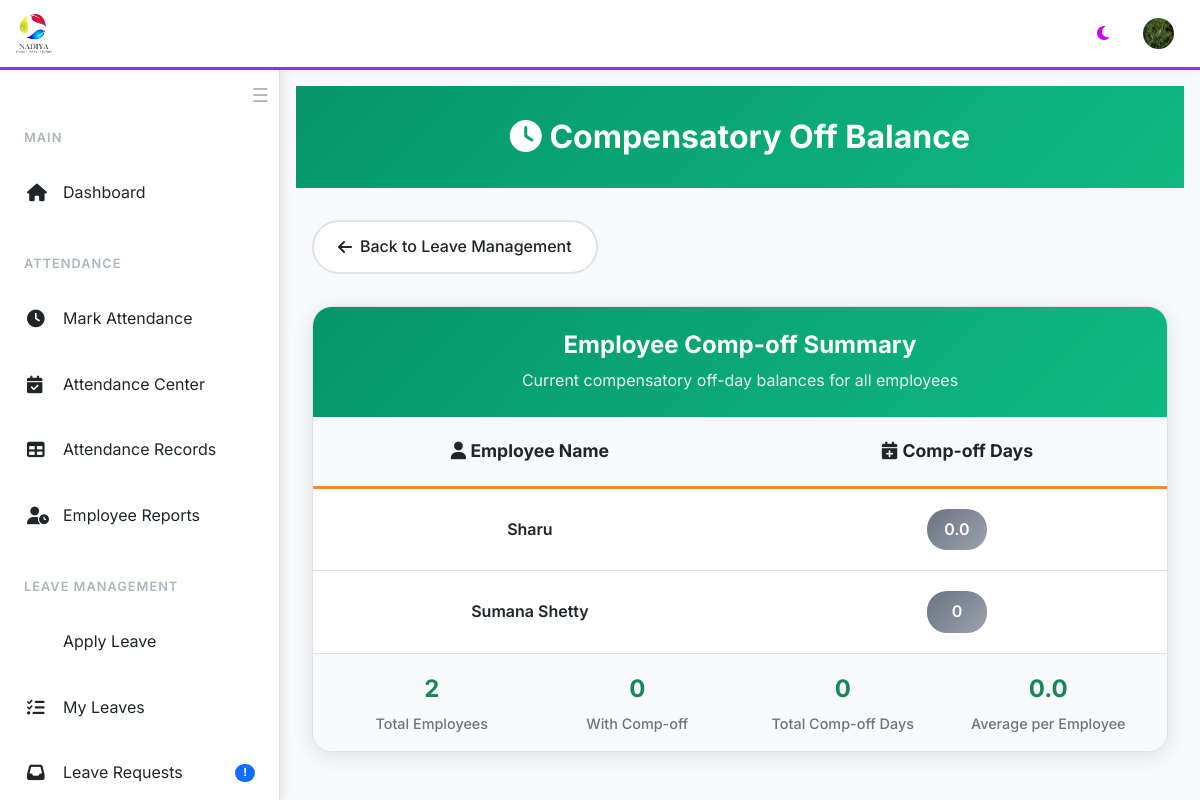
The page /display_compoff (signed in) on the database its author committed.
### website/models.py (models this page shows, shortened)
class User(db.Model, UserMixin):
    id = db.Column(db.Integer, primary_key=True)
    first_name = db.Column(db.String(150))
    last_name = db.Column(db.String(150))
    email = db.Column(db.String(150), unique=True, nullable=False)
    password = db.Column(db.String(512), nullable=False)
    earned =  db.Column(db.Float, default=0)
    medic = db.Column(db.Float, default=0)
    pay =  db.Column(db.Float, default=0)
    role = db.Column(db.String(150))
    probation = db.Column(db.Boolean, default = 0)
    photo = db.Column(db.String(150))
    documents = db.relationship('Document', backref='user', lazy=True)
    reset_token = db.Column(db.String(36), nullable=True)
    attendances = db.relationship('Attendance', backref='user', lazy=True)
    @hybrid_property
    def total_compoff(self):
        return sum(attendance.compoff for attendance in self.attendances)

### website/views.py (the view)
@views.route('/display_compoff', methods=['GET'])
@login_required
def display_compoff():
    if current_user.email != "sumana@nadiya.in" and current_user.email!= 'accounts@nadiya.in':
        flash("You do not have permission to view this page.", category='error')
        return redirect(url_for('views.home'))
    users = User.query.all()
    user_compoffs = [{'name': f'{user.first_name}', 'total_compoff': user.total_compoff} for user in users]
    return render_template('display_compoff.html', user_compoffs=user_compoffs)

### website/templates/display_compoff.html (shortened to what this page needs)
{% extends "base.html" %}
{% block content %}
<div class="page-header">
    <div class="container">
        <h1><i class="fas fa-clock"></i> Compensatory Off Balance</h1>
    </div>
</div>
<div class="container">
    <a href="/leaves-category" class="back-btn">
        <i class="fas fa-arrow-left"></i> Back to Leave Management
    </a>
    <div class="table-container">
        <div class="table-header">
            <h2 class="table-title">Employee Comp-off Summary</h2>
            <p class="table-subtitle">Current compensatory off-day balances for all employees</p>
        </div>
        <table class="table">
            <thead>
                <tr>
                    <th><i class="fas fa-user"></i> Employee Name</th>
                    <th><i class="fas fa-calendar-plus"></i> Comp-off Days</th>
                </tr>
            </thead>
            <tbody>
                {% set total_compoff = 0 %}
                {% set employees_with_compoff = 0 %}
                {% for user_compoff in user_compoffs %}
                    {% set total_compoff = total_compoff + user_compoff.total_compoff %}
                    {% if user_compoff.total_compoff > 0 %}
                        {% set employees_with_compoff = employees_with_compoff + 1 %}
                    {% endif %}
                    <tr>
                        <td class="employee-name">{{ user_compoff.name }}</td>
                        <td>
                            <span class="compoff-badge {% if user_compoff.total_compoff == 0 %}zero{% elif user_compoff.total_compoff > 5 %}high{% endif %}">
                                {{ user_compoff.total_compoff }}
                            </span>
                        </td>
                    </tr>
                {% endfor %}
            </tbody>
        </table>
        <div class="stats-row">
            <div class="stat-item">
                <div class="stat-number">{{ user_compoffs|length }}</div>
                <div class="stat-label">Total Employees</div>
            </div>
            <div class="stat-item">
                <div class="stat-number">{{ employees_with_compoff }}</div>
                <div class="stat-label">With Comp-off</div>
            </div>
            <div class="stat-item">
                <div class="stat-number">{{ total_compoff }}</div>
                <div class="stat-label">Total Comp-off Days</div>
            </div>
            <div class="stat-item">
                <div class="stat-number">{{ (total_compoff / user_compoffs|length) | round(1) if user_compoffs|length > 0 else 0 }}</div>
                <div class="stat-label">Average per Employee</div>
            </div>
        </div>
    </div>
</div>
{% endblock %}

### website/templates/base.html (shortened to what this page needs)
<!DOCTYPE html>
<html lang="en" data-theme="light">
<head>
    <link href="https://cdn.jsdelivr.net/npm/bootstrap@5.3.0/dist/css/bootstrap.min.css" rel="stylesheet">
    <link rel="stylesheet" href="https://cdnjs.cloudflare.com/ajax/libs/font-awesome/6.4.0/css/all.min.css">
</head>
<body>
    <header class="top-header">
        <div class="header-logo">
            <img src="{{ url_for('static', filename='logo.png') }}" alt="Nadiya Logo">
        </div>
        <div class="header-actions">
            <button class="theme-toggle" onclick="toggleTheme()">
                <i class="fas fa-moon" id="theme-icon"></i>
            </button>
            {% if current_user.is_authenticated %}
            <div class="user-profile" onclick="window.location.href='/profile/{{ current_user.id }}'">
                {% if current_user.photo %}
                    <img src="{{ url_for('views.uploaded_file', setname='photos', filename=current_user.photo) }}" alt="Profile">
                {% else %}
                    <img src="{{ url_for('static', filename='logo.png') }}" alt="Profile">
                {% endif %}
            </div>
            {% endif %}
        </div>
    </header>
  <nav class="sidebar" id="sidebar">
  <button id="sidebarCollapseBtn" class="sidebar-collapse-btn" onclick="toggleSidebarCollapse()" title="Collapse Sidebar">
    <span class="hamburger-icon">☰</span>
</button>
    <br>
        <div class="sidebar-content">
            {% if current_user.is_authenticated %}
            <div class="nav-section">
                <div class="nav-section-title">Main</div>
                <div class="nav-item">
                    <a href="/" class="nav-link">
                        <i class="fas fa-home"></i>
                        <span>Dashboard</span>
                    </a>
                </div>
            </div>
            <div class="nav-section">
                <div class="nav-section-title">Attendance</div>
                <div class="nav-item">
                    <a href="/attendance" class="nav-link">
                        <i class="fas fa-clock"></i>
                        <span>Mark Attendance</span>
                    </a>
                </div>
                {% if current_user.email == "sumana@nadiya.in" or current_user.email == "accounts@nadiya.in" %}
                <div class="nav-item">
                    <a href="/attendance-category" class="nav-link">
                        <i class="fas fa-calendar-check"></i>
                        <span>Attendance Center</span>
                    </a>
                </div>
                <div class="nav-item">
                    <a href="/attendance_table" class="nav-link">
                        <i class="fas fa-table"></i>
                        <span>Attendance Records</span>
                    </a>
                </div>
                <div class="nav-item">
                    <a href="/who" class="nav-link">
                        <i class="fas fa-user-clock"></i>
                        <span>Employee Reports</span>
                    </a>
                </div>
                {% endif %}
            </div>
            <div class="nav-section">
                <div class="nav-section-title">Leave Management</div>
                <div class="nav-item">
                    <a href="/apply_leave" class="nav-link">
                        <span>Apply Leave</span>
                    </a>
                </div>
                <div class="nav-item">
                    <a href="/approved_leaves" class="nav-link">
                        <i class="fas fa-list-check"></i>
                        <span>My Leaves</span>
                    </a>
                </div>
                <div class="nav-item">
                    <a href="/leave_requests" class="nav-link">
                        <i class="fas fa-inbox"></i>
                        <span>Leave Requests</span>
                        {% if current_user.role in ['director', 'accounts_manager', 'business_manager', 'service_manager', 'service_support_manager', 'sales_manager'] %}
                        <span class="badge">!</span>
                        {% endif %}
                    </a>
                </div>
            </div>
            {% endif %}
        </div>
    </nav>
    <main class="main-content" id="mainContent">
        {% block content %}{% endblock %}
    </main>
</body>
</html>

### website/templates/base.html (style rules this page uses)
:root { --bg-primary: #ffffff; --bg-secondary: #f8f9fa; --bg-tertiary: #e9ecef; --text-primary: #212529; --text-secondary: #6c757d; --text-muted: #adb5bd; --border-color: #dee2e6; --shadow: rgba(0, 0, 0, 0.1); --accent-primary: #0d6efd; --accent-secondary: #6f42c1; --success: #198754; --warning: #fd7e14; --danger: #dc3545; --info: #0dcaf0; --navbar-bg: #1a1d23; --sidebar-width: 280px; --sidebar-collapsed-width: 60px; }
* { margin: 0; padding: 0; box-sizing: border-box; }
body { font-family: 'Inter', sans-serif; background-color: var(--bg-secondary); color: var(--text-primary); line-height: 1.6; transition: all 0.3s ease; padding-top: 70px; }
:root { --header-bg: #ffffff; --header-text: #2d3748; --header-border: #7c3aed; --toggle-btn-color: #7c3aed; !important }
.top-header { position: fixed; top: 0; left: 0; right: 0; height: 70px; background: var(--header-bg); color: var(--header-text); z-index: 1000; display: flex; align-items: center; padding: 0 1rem; box-shadow: 0 2px 10px rgba(0,0,0,0.04); border-bottom: 3px solid var(--header-border); transition: background 0.3s, color 0.3s, border-color 0.3s; }
.header-logo { display: flex; align-items: center; flex: 1; }
.header-logo img { height: 40px; margin-right: 1rem; }
.header-actions { display: flex; align-items: center; gap: 1rem; }
.theme-toggle { background: rgba(255,255,255,0.1); border: none; color: rgb(204, 0, 255); padding: 0.5rem; border-radius: 8px; cursor: pointer; transition: all 0.3s ease; }
.user-profile { display: flex; align-items: center; gap: 0.5rem; padding: 0.5rem; border-radius: 8px; transition: all 0.3s ease; cursor: pointer; }
.user-profile img { width: 35px; height: 35px; border-radius: 50%; border: 2px solid rgba(255,255,255,0.3); }
.sidebar { position: fixed; top: 70px; left: -280px; width: var(--sidebar-width); height: calc(100vh - 70px); background: var(--bg-primary); border-right: 1px solid var(--border-color); box-shadow: 2px 0 10px var(--shadow); transition: left 0.3s ease, width 0.3s ease; z-index: 999; overflow-y: auto; }
.sidebar.open { left: 0; }
.sidebar-collapse-btn { background: none; border: none; color: var(--text-muted); font-size: 1.2rem; position: absolute; top: 10px; right: 10px; z-index: 1001; transition: color 0.2s; cursor: pointer; }
.sidebar-content { padding: 2rem 0; }
.nav-section { margin-bottom: 2rem; }
.nav-section-title { font-size: 0.8rem; font-weight: 600; color: var(--text-muted); text-transform: uppercase; letter-spacing: 1px; padding: 0 1.5rem; margin-bottom: 1rem; }
.nav-item { margin-bottom: 0.5rem; }
.nav-link { display: flex; align-items: center; padding: 1rem 1.5rem; color: var(--text-primary); text-decoration: none; transition: all 0.3s ease; border-left: 3px solid transparent; }
.nav-link i { width: 20px; margin-right: 1rem; font-size: 1.1rem; }
.nav-link .badge { margin-left: auto; background: var(--accent-primary); color: white; font-size: 0.7rem; padding: 0.2rem 0.5rem; border-radius: 10px; }
.main-content { min-height: calc(100vh - 70px); padding: 1rem; transition: margin-left 0.3s ease; }
.main-content.shifted { margin-left: var(--sidebar-width); }
@media (min-width: 1200px) { .sidebar { left: 0; } }
@media (min-width: 1200px) { .main-content { margin-left: var(--sidebar-width); } }
* { transition: background-color 0.3s ease, color 0.3s ease, border-color 0.3s ease; }

### rows shown on the page
User: photo (picture), name "Sumana Shetty", total_compoff "0"
User: name "Sharu", total_compoff "0.0"

### other values the page prints
{{ user_compoffs|length }} "2"
{{ employees_with_compoff }} "0"
{{ total_compoff }} "0"
